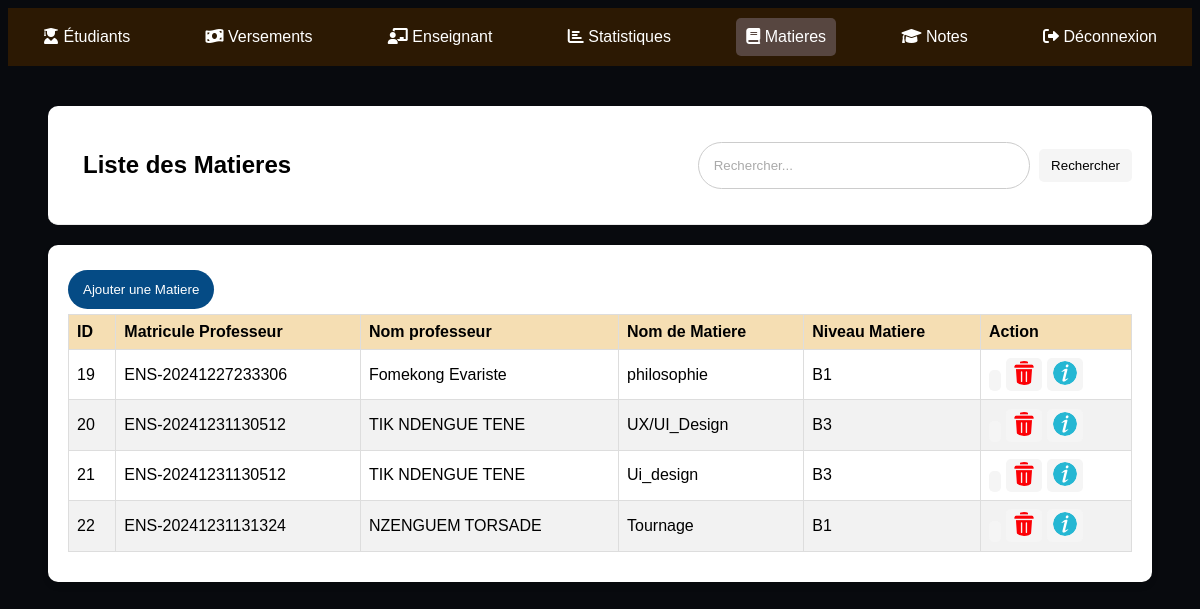
Page /gestionMati.php on the earlier database version.
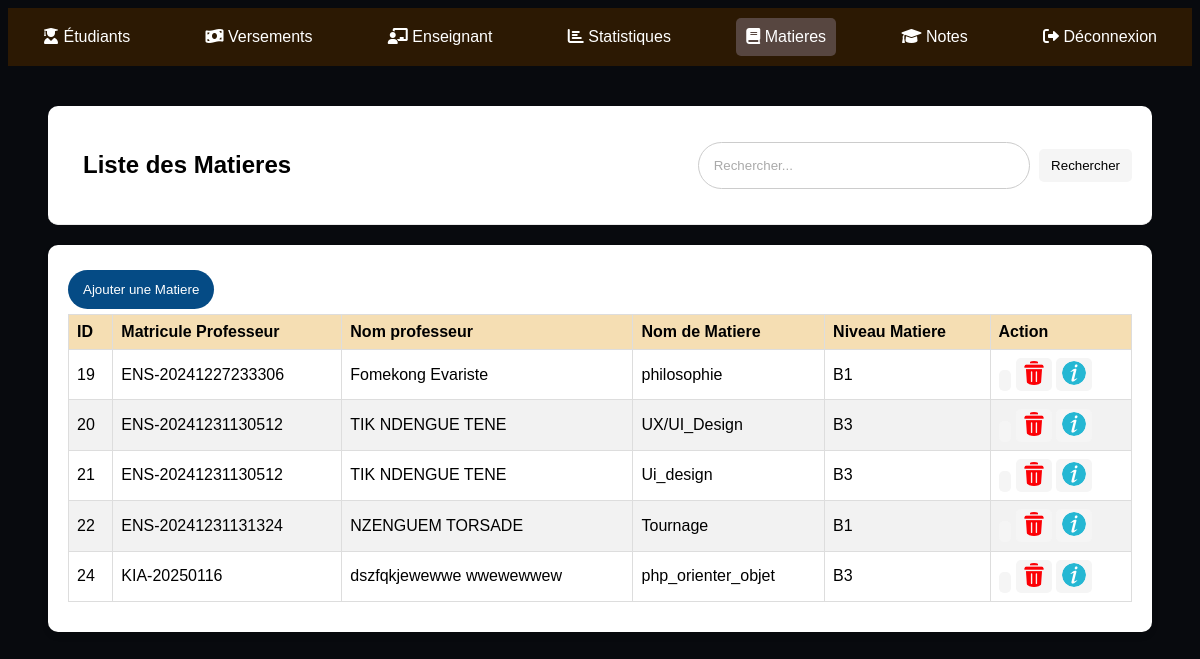
Same page on the later database version.
### tables this page shows
CREATE TABLE IF NOT EXISTS `matieres` (
  `id` int NOT NULL AUTO_INCREMENT,
  `matricule_prof` varchar(50) NOT NULL,
  `nom_prof` varchar(100) NOT NULL,
  `nom_matiere` varchar(100) NOT NULL,
  `niveau_matiere` varchar(100) NOT NULL,
  PRIMARY KEY (`id`)
);

### Class/Matiere.php (called while the page is built, shortened)
<?php
class Matiere
{
    private $conn;
    private $table = "matieres";
    public function __construct($db)
    {
        $this->conn = $db;
    }
    public function getAllMatiere()
    {
        $query = "SELECT * FROM " . $this->table;
        $result = $this->conn->query($query);
        $matieres = [];
        while ($row = $result->fetch_assoc()) {
            $matieres[] = $row;
        }
        return $matieres;
    }
}

### gestionMati.php (the view, shortened to what this page needs)
<?php
require_once 'Class/Matiere.php';
$database = new Database();
$db = $database->getConnection();
$matiere = new Matiere($db);
$search = isset($_GET['search']) ? trim($_GET['search']) : '';
$matieres = $matiere->getAllMatiere($search);
?>
<!DOCTYPE html>
<html lang="en">
<head>
    <link rel="stylesheet" href="https://cdnjs.cloudflare.com/ajax/libs/font-awesome/6.0.0-beta3/css/all.min.css">
</head>
<body>
    <div class="navbar">
        <a href="gestionEtu.php"> <i class="fas fa-user-graduate"></i> Étudiants </a>
        <a href="gestionVer.php"><i class="fas fa-money-bill-wave"></i> Versements</a>
        <a href="gestionEnsei.php"><i class="fas fa-chalkboard-teacher"></i> Enseignant</a>
        <a href="statistiques.php"> <i class="fas fa-chart-bar"></i> Statistiques</a>
        <a class="etu" href="gestionMati.php"> <i class="fas fa-book"></i> Matieres</a>
        <a href="listeNote.php"> <i class="fas fa-graduation-cap"></i> Notes</a>
        <a href="logout.php"><i class="fas fa-sign-out-alt"></i> Déconnexion</a>
    </div>
    <div class="content">
        <div class="header">
            <div class="haut">
                <h2>Liste des Matieres</h2>
            </div>
            <form method="GET" action="gestionMati.php">
                <input name="search" type="text" placeholder="Rechercher..." value="<?= htmlspecialchars($search); ?>">
                <button type="submit">Rechercher</button>
            </form>
        </div>
        <div class="table-container">
            <a href="AjouterMati.php"><button class="ajout">Ajouter une Matiere</button></a>
            <table>
                <thead>
                    <tr>
                        <th>ID</th>
                        <th>Matricule Professeur</th>
                        <th>Nom professeur</th>
                        <th>Nom de Matiere</th>
                        <th>Niveau Matiere</th>
                        <th>Action</th>
                    </tr>
                </thead>
                <tbody>
                    <?php if (!empty($matieres)): ?>
                        <?php foreach ($matieres as $matiere): ?>
                            <tr>
                                <td><?= htmlspecialchars($matiere['id']); ?></td>
                                <td><?= htmlspecialchars($matiere['matricule_prof']); ?></td>
                                <td><?= htmlspecialchars($matiere['nom_prof']); ?></td>
                                <td><?= htmlspecialchars($matiere['nom_matiere']); ?></td>
                                <td><?= htmlspecialchars($matiere['niveau_matiere']); ?></td>
                                <td class="actions">
                                    <button class="edit" onclick="location.href='edit.php?id=<?= $matiere['id']; ?>'"><img src="uploads/write.png" alt=""></button>
                                    <button class="delete" onclick="openPopup(<?= $matiere['id']; ?>)"><img src="uploads/delete.png" alt=""></button>
                                    <button class="details" onclick="location.href='inforMati.php?matricule=<?= $matiere['matricule_prof']; ?>'"><img src="uploads/info.png" alt=""></button>
                                </td>
                            </tr>
                        <?php endforeach; ?>
                    <?php else: ?>
                        <tr>
                            <td colspan="12">Aucune matière trouvée.</td>
                        </tr>
                    <?php endif; ?>
                </tbody>
            </table>
        </div>
    </div>
</body>
</html>

Differences in the rows shown:
added matieres: id "24", matricule_prof "KIA-20250116", nom_prof "dszfqkjewewwe wwewewwew", nom_matiere "php_orienter_objet", niveau_matiere "B3"
